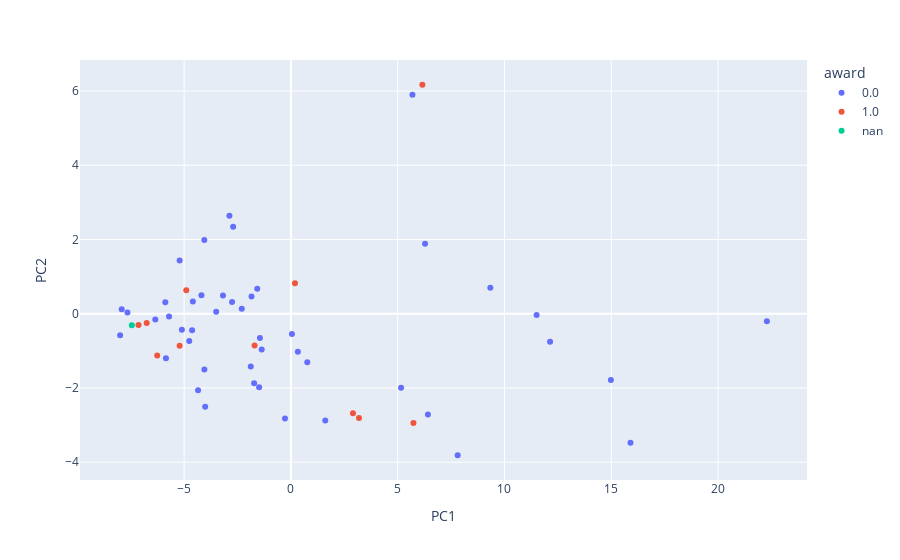

Notebook code for this chart:
### Markdown cell above
# Method 1 - KNN

### Code cell
import pandas as pd
from sklearn.neighbors import KNeighborsClassifier


# grab our test set of 2023 rookies
player_per_game23 = pd.read_csv("data/PlayerPerGame.csv")
player_per_game23 = player_per_game23[player_per_game23['season'] == 2023]
player_per_game23 = player_per_game23[player_per_game23['experience'] == 1]
player_per_game23 = player_per_game23[player_per_game23['g'] > 10]
duplicated_players_mask = player_per_game23.duplicated(subset='player', keep=False)
player_per_game23 = player_per_game23[~duplicated_players_mask]
columns_to_drop = ['birth_year', 'seas_id', 'lg', 'g', 'gs']
player_per_game23 = player_per_game23.drop(columns=columns_to_drop)
player_per_game23 = player_per_game23.dropna(axis=0, inplace=False)


# now we have 2023 rookies
# get all rookies ever for PCA 
data_set = pd.read_csv("data/PlayerPerGame.csv")
rookies_all_time = data_set[data_set['experience'] == 1]
rookies_all_time = rookies_all_time[rookies_all_time['g'] > 10]
rookies_before_2023 = rookies_all_time[rookies_all_time['season'] < 2023]
rookies_before_2023 = rookies_before_2023[rookies_before_2023['season'] > 2000]
dupped_mask = rookies_before_2023.duplicated(subset='player', keep=False)
rookies_before_2023 = rookies_before_2023[~dupped_mask]
rookies_before_2023 = rookies_before_2023.drop(columns=columns_to_drop)
rookies_before_2023 = rookies_before_2023.dropna(axis=0, inplace=False)

#label data
team_winners = pd.read_csv("data/EndofSeasonTeams.csv")
team_winners = team_winners[team_winners['season'] > 2000]
rookie_team_winners = team_winners[team_winners['type'] == 'All-Rookie']
rookie_team_winners = team_winners[team_winners['lg'] == 'NBA']
rookie_team_winners = rookie_team_winners.drop(columns=['season', 'lg', 'number_tm', 'position', 'seas_id', 'birth_year', 'tm'])

#apply label
award = rookies_before_2023[['player_id']].copy()
award['award'] = pd.DataFrame(data=award['player_id'].isin(rookie_team_winners['player_id']).astype(int))

award_df = rookies_before_2023.merge(award, how='left')
award_df.to_csv('award_double_check.csv')

#perform PCA on pre 2023 rookies
pca = PCA
pca = PCA(n_components=2, svd_solver = 'full')
rookies_pre_numbers = rookies_before_2023.drop(columns=['season', 'player_id', 'player', 'experience', 'pos', 'tm','age','mp_per_game'])
# rookies_pre_numbers = rookies_before_2023[['ast_per_game', 'pts_per_game', 'blk_per_game', 'trb_per_game', 'stl_per_game']]
fitted = pca.fit_transform(rookies_pre_numbers)

fitted_df = pd.DataFrame(data=fitted, columns=['PC1', 'PC2'])
award_fitted = award_df.join(fitted_df)
#print(award_fitted.drop)

# apply to 2023 rookies
number_stats_23 = player_per_game23.select_dtypes(include=['int', 'float']).drop(columns=['experience', 'player_id', 'season','age','mp_per_game'])
# number_stats_23 = player_per_game23[['ast_per_game', 'pts_per_game', 'blk_per_game', 'trb_per_game', 'stl_per_game']]
print(number_stats_23)
string_stats_23 = player_per_game23.select_dtypes(exclude=['int', 'float'])
non_numbers = player_per_game23[string_stats_23.keys()]
transform = pca.transform(number_stats_23)
transform = pd.DataFrame(data=transform, columns=['PC1', 'PC2'])
non_numbers.reset_index(drop=True, inplace=True)
transform.reset_index(drop=True, inplace=True)
recombined = non_numbers.join(transform)
# print(player_per_game23)
# print(recombined

# fitting
knn = KNeighborsClassifier(n_neighbors=2,weights='distance')
award_as_nd = award.drop(award.columns[0], axis = 1).to_numpy()
award_as_nd = award_as_nd.reshape((award_as_nd.shape[0]))
knn.fit(fitted, award_as_nd)
knn_predictions_23 =knn.predict(transform.drop(transform.index[0]))
knn_predictions_23 = pd.DataFrame(data=knn_predictions_23, columns=['award'])
knn_predictions_23.reset_index(drop=True, inplace=True)
knn_predictions_full = recombined.join(knn_predictions_23)
print(knn_predictions_full)

knn_predictions_full['award'] = knn_predictions_full['award'].astype(str)
fig_fitted = px.scatter(knn_predictions_full, x='PC1', y='PC2', color='award', hover_data=['player'])
fig_fitted.show()

### Figure 1 — Plotly figure (JSON) as saved in the notebook; plotly's stock layout.template omitted (floating-point values rounded to 4 significant figures)
{"data": [{"customdata": [["A.J. Green"], ["Bennedict Mathurin"], ["Blake Wesley"], ["Bryce McGowens"], ["Caleb Houstan"], ["Christian Braun"], ["Christian Koloko"], ["Dalen Terry"], ["David Roddy"], ["Dominick Barlow"], ["Dru Smith"], ["Dyson Daniels"], ["Isaiah Mobley"], ["Jabari Smith Jr."], ["Jabari Walker"], ["Jack White"], ["Jaden Ivey"], ["Jalen Williams"], ["Jamal Cain"], ["Jared Rhoden"], ["Jason Preston"], ["Jeremy Sochan"], ["John Butler"], ["Johnny Davis"], ["Johnny Juzang"], ["Keegan Murray"], ["Kennedy Chandler"], ["Kenneth Lofton Jr."], ["Keon Ellis"], ["Kevon Harris"], ["Malaki Branham"], ["MarJon Beauchamp"], ["Max Christie"], ["Moussa Diabaté"], ["Nikola Jović"], ["Ochai Agbaji"], ["Orlando Robinson"], ["Paolo Banchero"], ["Patrick Baldwin Jr."], ["Peyton Watson"], ["Shaedon Sharpe"], ["Simone Fontecchio"], ["Tari Eason"], ["TyTy Washington Jr."], ["Tyrese Martin"], ["Walker Kessler"]], "hovertemplate": "award=0.0<br>PC1=%{x}<br>PC2=%{y}<br>player=%{customdata[0]}<extra></extra>", "legendgroup": "0.0", "marker": {"color": "#636efa", "symbol": "circle"}, "mode": "markers", "name": "0.0", "orientation": "v", "showlegend": true, "type": "scatter", "x": [-4.015, 14.98, 0.04837, -1.45, -4.051, -2.301, -4.054, -6.349, 0.7665, -2.706, -4.626, -2.756, -5.881, 11.5, -3.182, -7.924, 15.9, 12.13, -1.577, -4.19, -4.76, 9.337, -5.851, 0.3247, -1.489, 7.808, -5.706, -1.844, -7.998, -3.499, 6.414, -1.88, -5.106, -5.211, -1.368, 1.609, -2.879, 22.29, -4.348, -4.59, 5.158, -0.2784, 6.28, -1.721, -7.654, 5.69], "xaxis": "x", "y": [-2.504, -1.787, -0.5441, -0.656, -1.501, 0.1351, 1.988, -0.1541, -1.31, 2.34, -0.4442, 0.3164, 0.3057, -0.03232, 0.4911, 0.1219, -3.479, -0.7583, 0.6736, 0.4946, -0.7362, 0.6997, -1.199, -1.026, -1.981, -3.813, -0.07412, 0.4626, -0.5821, 0.05068, -2.717, -1.423, -0.4336, 1.435, -0.9663, -2.878, 2.636, -0.2064, -2.064, 0.3305, -1.996, -2.826, 1.882, -1.875, 0.03073, 5.901], "yaxis": "y"}, {"customdata": [["AJ Griffin"], ["Andrew Nembhard"], ["JD Davison"], ["Jaden Hardy"], ["Jake LaRavia"], ["Jalen Duren"], ["Jaylin Williams"], ["Josh Minott"], ["Ousmane Dieng"], ["Ryan Rollins"], ["Vince Williams Jr."]], "hovertemplate": "award=1.0<br>PC1=%{x}<br>PC2=%{y}<br>player=%{customdata[0]}<extra></extra>", "legendgroup": "1.0", "marker": {"color": "#EF553B", "symbol": "circle"}, "mode": "markers", "name": "1.0", "orientation": "v", "showlegend": true, "type": "scatter", "x": [3.187, 5.737, -7.135, 2.905, -5.21, 6.154, 0.19, -4.898, -1.701, -6.752, -6.26], "xaxis": "x", "y": [-2.807, -2.946, -0.3055, -2.682, -0.8622, 6.168, 0.8179, 0.6294, -0.8578, -0.2525, -1.125], "yaxis": "y"}, {"customdata": [["Wendell Moore Jr."]], "hovertemplate": "award=nan<br>PC1=%{x}<br>PC2=%{y}<br>player=%{customdata[0]}<extra></extra>", "legendgroup": "nan", "marker": {"color": "#00cc96", "symbol": "circle"}, "mode": "markers", "name": "nan", "orientation": "v", "showlegend": true, "type": "scatter", "x": [-7.448], "xaxis": "x", "y": [-0.3117], "yaxis": "y"}], "layout": {"legend": {"title": {"text": "award"}, "tracegroupgap": 0}, "margin": {"t": 60}, "xaxis": {"anchor": "y", "domain": [0, 1], "title": {"text": "PC1"}}, "yaxis": {"anchor": "x", "domain": [0, 1], "title": {"text": "PC2"}}}}
